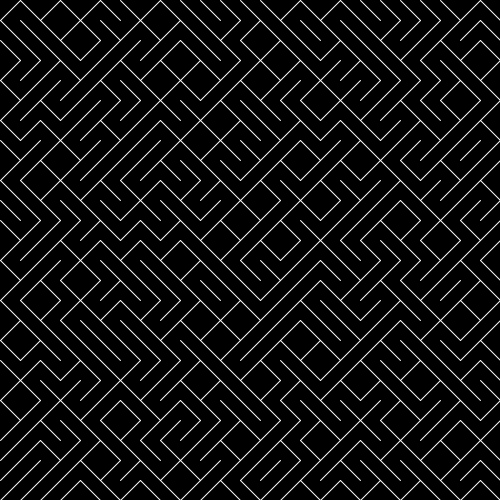
Frame 1 (no input)
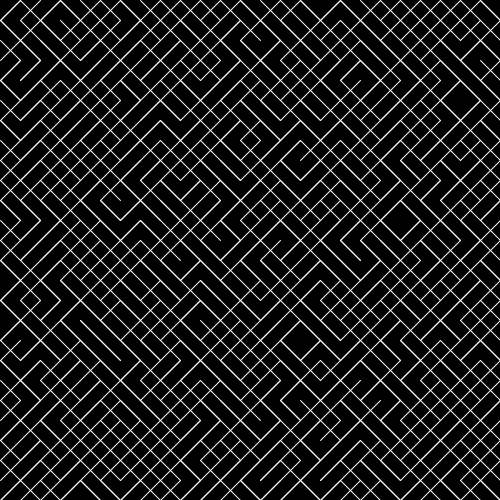
Frame 2 (the mouse pressed at the canvas centre, redrawn once)

The Processing sketch that drew these frames (run headless with seeded random() and noise(); the mouse was pressed at the canvas centre and the sketch redrawn once):

// Processing sketch: processing_187294
// ── processing_187294.pde

void setup(){
  size(500,500);
  background(0);
  noLoop();
  smooth();
}

void draw() {

  frameRate(1);
  strokeWeight(1);
  strokeCap(ROUND);
  strokeJoin(ROUND);
   for(int y=0; y < height; y+=20){
    for(int x=0; x < width; x+=20){
      int tile_selection = int(random(1,3));
      if(tile_selection == 1){
        stroke(255);
        line(x,y,x+20,y+20);
      } else {
        stroke(255);
        line(x+20,y,x,y+20);
     } 
   }
  }  

}
